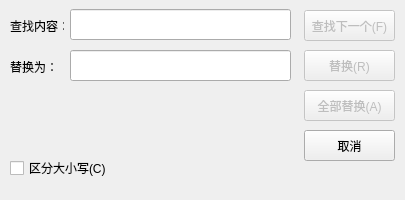
<?xml version="1.0" encoding="UTF-8"?>
<ui version="4.0">
 <class>ReplaceDialog</class>
 <widget class="QDialog" name="ReplaceDialog">
  <property name="geometry">
   <rect>
    <x>0</x>
    <y>0</y>
    <width>405</width>
    <height>200</height>
   </rect>
  </property>
  <property name="minimumSize">
   <size>
    <width>405</width>
    <height>200</height>
   </size>
  </property>
  <property name="maximumSize">
   <size>
    <width>405</width>
    <height>200</height>
   </size>
  </property>
  <property name="windowTitle">
   <string>Dialog</string>
  </property>
  <property name="windowIcon">
   <iconset>
    <disabledoff>:/app.ico</disabledoff>
   </iconset>
  </property>
  <widget class="QPushButton" name="findButton">
   <property name="enabled">
    <bool>false</bool>
   </property>
   <property name="geometry">
    <rect>
     <x>304</x>
     <y>10</y>
     <width>91</width>
     <height>31</height>
    </rect>
   </property>
   <property name="text">
    <string>查找下一个(F)</string>
   </property>
  </widget>
  <widget class="QPushButton" name="replaceButton">
   <property name="enabled">
    <bool>false</bool>
   </property>
   <property name="geometry">
    <rect>
     <x>304</x>
     <y>50</y>
     <width>91</width>
     <height>31</height>
    </rect>
   </property>
   <property name="text">
    <string>替换(R)</string>
   </property>
  </widget>
  <widget class="QPushButton" name="replaceAllButton">
   <property name="enabled">
    <bool>false</bool>
   </property>
   <property name="geometry">
    <rect>
     <x>304</x>
     <y>90</y>
     <width>91</width>
     <height>31</height>
    </rect>
   </property>
   <property name="text">
    <string>全部替换(A)</string>
   </property>
  </widget>
  <widget class="QPushButton" name="cancelButton">
   <property name="geometry">
    <rect>
     <x>304</x>
     <y>130</y>
     <width>91</width>
     <height>31</height>
    </rect>
   </property>
   <property name="text">
    <string>取消</string>
   </property>
  </widget>
  <widget class="QLabel" name="label">
   <property name="geometry">
    <rect>
     <x>10</x>
     <y>20</y>
     <width>54</width>
     <height>12</height>
    </rect>
   </property>
   <property name="text">
    <string>查找内容：</string>
   </property>
  </widget>
  <widget class="QLineEdit" name="findEdit">
   <property name="geometry">
    <rect>
     <x>70</x>
     <y>9</y>
     <width>221</width>
     <height>31</height>
    </rect>
   </property>
  </widget>
  <widget class="QLabel" name="label_2">
   <property name="geometry">
    <rect>
     <x>10</x>
     <y>61</y>
     <width>54</width>
     <height>12</height>
    </rect>
   </property>
   <property name="text">
    <string>替换为：</string>
   </property>
  </widget>
  <widget class="QLineEdit" name="replaceEdit">
   <property name="geometry">
    <rect>
     <x>70</x>
     <y>50</y>
     <width>221</width>
     <height>31</height>
    </rect>
   </property>
  </widget>
  <widget class="QCheckBox" name="checkBox">
   <property name="geometry">
    <rect>
     <x>10</x>
     <y>160</y>
     <width>101</width>
     <height>16</height>
    </rect>
   </property>
   <property name="text">
    <string>区分大小写(C)</string>
   </property>
  </widget>
 </widget>
 <resources/>
 <connections/>
</ui>
